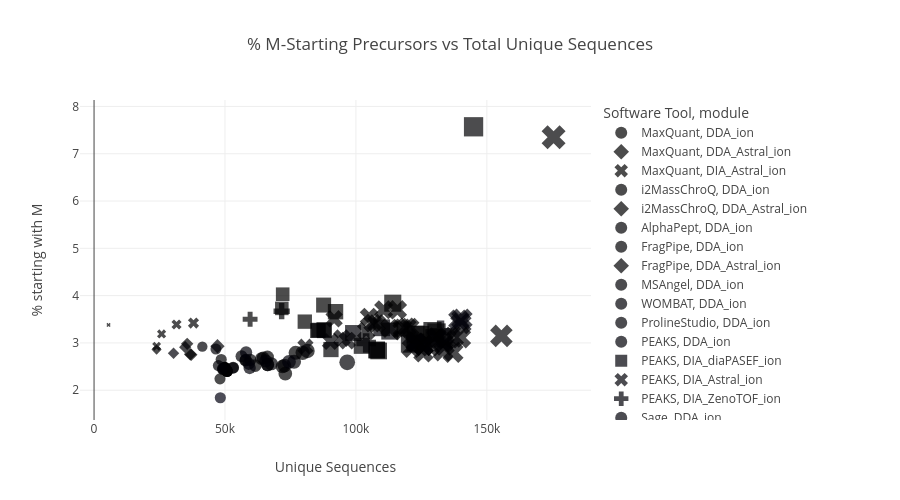

Notebook code cell kept with this figure:
### Code cell
# Visualization: scatter of % M-starting vs total precursors
if not results_df.empty:
    fig = px.scatter(
        results_df,
        x="unique_sequences",
        y="pct_starts_M",
        color="software_name",
        symbol="module",
        title="% M-Starting Precursors vs Total Unique Sequences",
        labels={
            "unique_sequences": "Unique Sequences",
            "pct_starts_M": "% starting with M",
            "software_name": "Software Tool",
        },
        hover_data=["id", "software_version"],
        size="total_precursors",
        size_max=15,
    )
    fig.update_layout(height=500)
    fig.show()

### Figure 1 — Plotly figure (JSON) as saved in the notebook; plotly's stock layout.template omitted (floating-point values rounded to 4 significant figures)
{"data": [{"customdata": [["MaxQuant_20250605_124520", "2.5.1.0"], ["MaxQuant_20250610_104137", "2.3.1.0"], ["MaxQuant_20250610_104638", "1.5.8.2"], ["MaxQuant_20250605_124721", "2.1.3.0"], ["MaxQuant_20250610_105213", "2.1.4.0"], ["MaxQuant_20250605_075813", "1.5.8.2"], ["MaxQuant_20250610_111155", "1.6.3.3"], ["MaxQuant_20250605_123350", "2.1.3.0"], ["MaxQuant_20250610_112113", "2.1.4.0"], ["MaxQuant_20250610_112438", "1.5.2.8"], ["MaxQuant_20250605_082248", "2.1.3.0"], ["MaxQuant_20250605_082439", "2.4.13.0"], ["MaxQuant_20250605_123112", "1.5.3.30"], ["MaxQuant_20250605_121216", "1.5.3.30"], ["MaxQuant_20250605_122203", "1.5.3.30"]], "hovertemplate": "Software Tool=MaxQuant<br>module=DDA_ion<br>Unique Sequences=%{x}<br>% starting with M=%{y}<br>total_precursors=%{marker.size}<br>id=%{customdata[0]}<br>software_version=%{customdata[1]}<extra></extra>", "legendgroup": "MaxQuant, DDA_ion", "marker": {"color": "#000001", "size": [49811, 49848, 49184, 49847, 49847, 49250, 49870, 50235, 49848, 50692, 49846, 48089, 50836, 50845, 50818], "sizemode": "area", "sizeref": 779.9, "symbol": "circle"}, "mode": "markers", "name": "MaxQuant, DDA_ion", "orientation": "v", "showlegend": true, "type": "scatter", "x": [49811, 49848, 49184, 49847, 49847, 49250, 49870, 50235, 49848, 50692, 49846, 48089, 50836, 50845, 50818], "xaxis": "x", "y": [2.46, 2.47, 2.44, 2.47, 2.47, 2.45, 2.48, 2.47, 2.47, 2.4, 2.47, 2.24, 2.4, 2.4, 2.4], "yaxis": "y"}, {"customdata": [["MaxQuant_20250610_093708", "2.6.7.0"]], "hovertemplate": "Software Tool=MaxQuant<br>module=DDA_Astral_ion<br>Unique Sequences=%{x}<br>% starting with M=%{y}<br>total_precursors=%{marker.size}<br>id=%{customdata[0]}<br>software_version=%{customdata[1]}<extra></extra>", "legendgroup": "MaxQuant, DDA_Astral_ion", "marker": {"color": "#000001", "size": [23869], "sizemode": "area", "sizeref": 779.9, "symbol": "diamond"}, "mode": "markers", "name": "MaxQuant, DDA_Astral_ion", "orientation": "v", "showlegend": true, "type": "scatter", "x": [23869], "xaxis": "x", "y": [2.86], "yaxis": "y"}, {"customdata": [["MaxQuant_20250605_175429", "2.6.3.0"]], "hovertemplate": "Software Tool=MaxQuant<br>module=DIA_Astral_ion<br>Unique Sequences=%{x}<br>% starting with M=%{y}<br>total_precursors=%{marker.size}<br>id=%{customdata[0]}<br>software_version=%{customdata[1]}<extra></extra>", "legendgroup": "MaxQuant, DIA_Astral_ion", "marker": {"color": "#000001", "size": [23890], "sizemode": "area", "sizeref": 779.9, "symbol": "x"}, "mode": "markers", "name": "MaxQuant, DIA_Astral_ion", "orientation": "v", "showlegend": true, "type": "scatter", "x": [23890], "xaxis": "x", "y": [2.93], "yaxis": "y"}, {"customdata": [["i2MassChroQ_20250610_104346", "1.0.16"], ["i2MassChroQ_20250605_074554", "1.2.0"], ["i2MassChroQ_20250610_105416", "1.2.0"], ["i2MassChroQ_20250610_113133", "1.0.18"], ["i2MassChroQ_20250605_074845", "1.2.1"], ["i2MassChroQ_20250605_080150", "1.0.18"], ["i2MassChroQ_20250605_081304", "1.2.4"], ["i2MassChroQ_20250610_112700", "1.2.1"], ["i2MassChroQ_20250605_115901", "1.2.1"], ["i2MassChroQ_20250605_121354", "1.0.16"]], "hovertemplate": "Software Tool=i2MassChroQ<br>module=DDA_ion<br>Unique Sequences=%{x}<br>% starting with M=%{y}<br>total_precursors=%{marker.size}<br>id=%{customdata[0]}<br>software_version=%{customdata[1]}<extra></extra>", "legendgroup": "i2MassChroQ, DDA_ion", "marker": {"color": "#000002", "size": [76957, 72701, 71930, 73030, 79650, 66206, 61566, 63904, 64602, 81501], "sizemode": "area", "sizeref": 779.9, "symbol": "circle"}, "mode": "markers", "name": "i2MassChroQ, DDA_ion", "orientation": "v", "showlegend": true, "type": "scatter", "x": [76957, 72701, 71930, 73030, 79650, 66206, 61566, 63904, 64602, 81501], "xaxis": "x", "y": [2.79, 2.52, 2.5, 2.35, 2.79, 2.7, 2.52, 2.67, 2.68, 2.83], "yaxis": "y"}, {"customdata": [["i2MassChroQ_20250826_072517", "1.2.6"], ["i2MassChroQ_20250912_065446", "1.2.9"], ["i2MassChroQ_20250611_051253", "1.2.5"]], "hovertemplate": "Software Tool=i2MassChroQ<br>module=DDA_Astral_ion<br>Unique Sequences=%{x}<br>% starting with M=%{y}<br>total_precursors=%{marker.size}<br>id=%{customdata[0]}<br>software_version=%{customdata[1]}<extra></extra>", "legendgroup": "i2MassChroQ, DDA_Astral_ion", "marker": {"color": "#000002", "size": [37093, 36707, 35560], "sizemode": "area", "sizeref": 779.9, "symbol": "diamond"}, "mode": "markers", "name": "i2MassChroQ, DDA_Astral_ion", "orientation": "v", "showlegend": true, "type": "scatter", "x": [37093, 36707, 35560], "xaxis": "x", "y": [2.75, 2.76, 2.98], "yaxis": "y"}, {"customdata": [["AlphaPept_20250605_073532", "0.5.0"], ["AlphaPept_20250613_085126", "0.5.3"], ["AlphaPept_20250605_121806", "0.5.0"], ["AlphaPept_20250605_122421", "0.5.3"]], "hovertemplate": "Software Tool=AlphaPept<br>module=DDA_ion<br>Unique Sequences=%{x}<br>% starting with M=%{y}<br>total_precursors=%{marker.size}<br>id=%{customdata[0]}<br>software_version=%{customdata[1]}<extra></extra>", "legendgroup": "AlphaPept, DDA_ion", "marker": {"color": "#000003", "size": [59608, 57837, 48559, 57934], "sizemode": "area", "sizeref": 779.9, "symbol": "circle"}, "mode": "markers", "name": "AlphaPept, DDA_ion", "orientation": "v", "showlegend": true, "type": "scatter", "x": [59608, 57837, 48559, 57934], "xaxis": "x", "y": [2.64, 2.63, 2.65, 2.64], "yaxis": "y"}, {"customdata": [["FragPipe_20250605_152448", "23.0"], ["FragPipe_20250605_125823", "22.0"], ["FragPipe_20250610_105602", "22.0"], ["FragPipe_20250605_124903", "22.0"], ["FragPipe_20250605_125217", "22.1-build02"], ["FragPipe_20250605_125705", "22.1-build02"], ["FragPipe_20250621_141134", "23.0"]], "hovertemplate": "Software Tool=FragPipe<br>module=DDA_ion<br>Unique Sequences=%{x}<br>% starting with M=%{y}<br>total_precursors=%{marker.size}<br>id=%{customdata[0]}<br>software_version=%{customdata[1]}<extra></extra>", "legendgroup": "FragPipe, DDA_ion", "marker": {"color": "#000004", "size": [76365, 67686, 66268, 66268, 53122, 53071, 96672], "sizemode": "area", "sizeref": 779.9, "symbol": "circle"}, "mode": "markers", "name": "FragPipe, DDA_ion", "orientation": "v", "showlegend": true, "type": "scatter", "x": [76365, 67686, 66268, 66268, 53122, 53071, 96672], "xaxis": "x", "y": [2.6, 2.56, 2.54, 2.54, 2.48, 2.47, 2.59], "yaxis": "y"}, {"customdata": [["FragPipe_20250610_094130", "23.0"], ["FragPipe_20250610_093940", "22.1-build02"]], "hovertemplate": "Software Tool=FragPipe<br>module=DDA_Astral_ion<br>Unique Sequences=%{x}<br>% starting with M=%{y}<br>total_precursors=%{marker.size}<br>id=%{customdata[0]}<br>software_version=%{customdata[1]}<extra></extra>", "legendgroup": "FragPipe, DDA_Astral_ion", "marker": {"color": "#000004", "size": [47131, 34796], "sizemode": "area", "sizeref": 779.9, "symbol": "diamond"}, "mode": "markers", "name": "FragPipe, DDA_Astral_ion", "orientation": "v", "showlegend": true, "type": "scatter", "x": [47131, 34796], "xaxis": "x", "y": [2.93, 2.91], "yaxis": "y"}, {"customdata": [["MSAngel_20250605_074024", "2.2.10"]], "hovertemplate": "Software Tool=MSAngel<br>module=DDA_ion<br>Unique Sequences=%{x}<br>% starting with M=%{y}<br>total_precursors=%{marker.size}<br>id=%{customdata[0]}<br>software_version=%{customdata[1]}<extra></extra>", "legendgroup": "MSAngel, DDA_ion", "marker": {"color": "#000005", "size": [65553], "sizemode": "area", "sizeref": 779.9, "symbol": "circle"}, "mode": "markers", "name": "MSAngel, DDA_ion", "orientation": "v", "showlegend": true, "type": "scatter", "x": [65553], "xaxis": "x", "y": [2.62], "yaxis": "y"}, {"customdata": [["WOMBAT_20250605_075042", "0.9.11"], ["WOMBAT_20250610_110345", "0.9.11"], ["WOMBAT_20250610_110830", "0.9.11"], ["WOMBAT_20250610_111003", "0.9.11"], ["WOMBAT_20250605_083310", "0.9.11"]], "hovertemplate": "Software Tool=WOMBAT<br>module=DDA_ion<br>Unique Sequences=%{x}<br>% starting with M=%{y}<br>total_precursors=%{marker.size}<br>id=%{customdata[0]}<br>software_version=%{customdata[1]}<extra></extra>", "legendgroup": "WOMBAT, DDA_ion", "marker": {"color": "#000006", "size": [46540, 41350, 47469, 49106, 56318], "sizemode": "area", "sizeref": 779.9, "symbol": "circle"}, "mode": "markers", "name": "WOMBAT, DDA_ion", "orientation": "v", "showlegend": true, "type": "scatter", "x": [46540, 41350, 47469, 49106, 56318], "xaxis": "x", "y": [2.87, 2.92, 2.52, 2.46, 2.72], "yaxis": "y"}, {"customdata": [["ProlineStudio_20250605_122005", "2.3.0-SNAPSHOT_2024-09-11T06:45:20Z_jenkins"]], "hovertemplate": "Software Tool=ProlineStudio<br>module=DDA_ion<br>Unique Sequences=%{x}<br>% starting with M=%{y}<br>total_precursors=%{marker.size}<br>id=%{customdata[0]}<br>software_version=%{customdata[1]}<extra></extra>", "legendgroup": "ProlineStudio, DDA_ion", "marker": {"color": "#000007", "size": [59062], "sizemode": "area", "sizeref": 779.9, "symbol": "circle"}, "mode": "markers", "name": "ProlineStudio, DDA_ion", "orientation": "v", "showlegend": true, "type": "scatter", "x": [59062], "xaxis": "x", "y": [2.56], "yaxis": "y"}, {"customdata": [["PEAKS_20250605_153848", "13 20250520"]], "hovertemplate": "Software Tool=PEAKS<br>module=DDA_ion<br>Unique Sequences=%{x}<br>% starting with M=%{y}<br>total_precursors=%{marker.size}<br>id=%{customdata[0]}<br>software_version=%{customdata[1]}<extra></extra>", "legendgroup": "PEAKS, DDA_ion", "marker": {"color": "#000008", "size": [74435], "sizemode": "area", "sizeref": 779.9, "symbol": "circle"}, "mode": "markers", "name": "PEAKS, DDA_ion", "orientation": "v", "showlegend": true, "type": "scatter", "x": [74435], "xaxis": "x", "y": [2.6], "yaxis": "y"}, {"customdata": [["PEAKS_20250714_150458", "13 20250520"], ["PEAKS_20250611_082043", null], ["PEAKS_20250609_153728", "13 20250520"]], "hovertemplate": "Software Tool=PEAKS<br>module=DIA_diaPASEF_ion<br>Unique Sequences=%{x}<br>% starting with M=%{y}<br>total_precursors=%{marker.size}<br>id=%{customdata[0]}<br>software_version=%{customdata[1]}<extra></extra>", "legendgroup": "PEAKS, DIA_diaPASEF_ion", "marker": {"color": "#000008", "size": [112925, 98885, 109818], "sizemode": "area", "sizeref": 779.9, "symbol": "square"}, "mode": "markers", "name": "PEAKS, DIA_diaPASEF_ion", "orientation": "v", "showlegend": true, "type": "scatter", "x": [112925, 98885, 109818], "xaxis": "x", "y": [3.25, 3.21, 3.32], "yaxis": "y"}, {"customdata": [["PEAKS_20250708_083031", "13 20250520"], ["PEAKS_20250605_172158", "13 20250515"], ["PEAKS_20250608_161554", "13 20250520"]], "hovertemplate": "Software Tool=PEAKS<br>module=DIA_Astral_ion<br>Unique Sequences=%{x}<br>% starting with M=%{y}<br>total_precursors=%{marker.size}<br>id=%{customdata[0]}<br>software_version=%{customdata[1]}<extra></extra>", "legendgroup": "PEAKS, DIA_Astral_ion", "marker": {"color": "#000008", "size": [140083, 140472, 139295], "sizemode": "area", "sizeref": 779.9, "symbol": "x"}, "mode": "markers", "name": "PEAKS, DIA_Astral_ion", "orientation": "v", "showlegend": true, "type": "scatter", "x": [140083, 140472, 139295], "xaxis": "x", "y": [3.41, 3.5, 3.48], "yaxis": "y"}, {"customdata": [["PEAKS_20251030_120709", "13 20250520"]], "hovertemplate": "Software Tool=PEAKS<br>module=DIA_ZenoTOF_ion<br>Unique Sequences=%{x}<br>% starting with M=%{y}<br>total_precursors=%{marker.size}<br>id=%{customdata[0]}<br>software_version=%{customdata[1]}<extra></extra>", "legendgroup": "PEAKS, DIA_ZenoTOF_ion", "marker": {"color": "#000008", "size": [132330], "sizemode": "area", "sizeref": 779.9, "symbol": "cross"}, "mode": "markers", "name": "PEAKS, DIA_ZenoTOF_ion", "orientation": "v", "showlegend": true, "type": "scatter", "x": [132330], "xaxis": "x", "y": [3.24], "yaxis": "y"}, {"customdata": [["Sage_20251001_124807", "0.14.6"], ["Sage_20251001_114423", "0.14.6"]], "hovertemplate": "Software Tool=Sage<br>module=DDA_ion<br>Unique Sequences=%{x}<br>% starting with M=%{y}<br>total_precursors=%{marker.size}<br>id=%{customdata[0]}<br>software_version=%{customdata[1]}<extra></extra>", "legendgroup": "Sage, DDA_ion", "marker": {"color": "#000009", "size": [58064, 59421], "sizemode": "area", "sizeref": 779.9, "symbol": "circle"}, "mode": "markers", "name": "Sage, DDA_ion", "orientation": "v", "showlegend": true, "type": "scatter", "x": [58064, 59421], "xaxis": "x", "y": [2.8, 2.47], "yaxis": "y"}, {"customdata": [["Sage_20250624_132250", "0.14.6"]], "hovertemplate": "Software Tool=Sage<br>module=DDA_Astral_ion<br>Unique Sequences=%{x}<br>% starting with M=%{y}<br>total_precursors=%{marker.size}<br>id=%{customdata[0]}<br>software_version=%{customdata[1]}<extra></extra>", "legendgroup": "Sage, DDA_Astral_ion", "marker": {"color": "#000009", "size": [30351], "sizemode": "area", "sizeref": 779.9, "symbol": "diamond"}, "mode": "markers", "name": "Sage, DDA_Astral_ion", "orientation": "v", "showlegend": true, "type": "scatter", "x": [30351], "xaxis": "x", "y": [2.78], "yaxis": "y"}, {"customdata": [["quantms_20250605_083603", "v1.3.1dev-g70337bc"]], "hovertemplate": "Software Tool=quantms<br>module=DDA_ion<br>Unique Sequences=%{x}<br>% starting with M=%{y}<br>total_precursors=%{marker.size}<br>id=%{customdata[0]}<br>software_version=%{customdata[1]}<extra></extra>", "legendgroup": "quantms, DDA_ion", "marker": {"color": "#000010", "size": [48224], "sizemode": "area", "sizeref": 779.9, "symbol": "circle"}, "mode": "markers", "name": "quantms, DDA_ion", "orientation": "v", "showlegend": true, "type": "scatter", "x": [48224], "xaxis": "x", "y": [1.84], "yaxis": "y"}, {"customdata": [["AlphaDIA_20251027_153904", "1.12.1"], ["AlphaDIA_20250610_092314", "1.10.3"], ["AlphaDIA_20250610_091313", "1.10.3"], ["AlphaDIA_20251027_153616", "1.12.1"], ["AlphaDIA_20251027_154327", "1.12.1"], ["AlphaDIA_20250714_155427", "1.10.4-dev0"]], "hovertemplate": "Software Tool=AlphaDIA<br>module=DIA_diaPASEF_ion<br>Unique Sequences=%{x}<br>% starting with M=%{y}<br>total_precursors=%{marker.size}<br>id=%{customdata[0]}<br>software_version=%{customdata[1]}<extra></extra>", "legendgroup": "AlphaDIA, DIA_diaPASEF_ion", "marker": {"color": "#000001", "size": [87659, 114060, 80469, 71702, 72028, 92212], "sizemode": "area", "sizeref": 779.9, "symbol": "square"}, "mode": "markers", "name": "AlphaDIA, DIA_diaPASEF_ion", "orientation": "v", "showlegend": true, "type": "scatter", "x": [87659, 114060, 80469, 71702, 72028, 92212], "xaxis": "x", "y": [3.8, 3.84, 3.45, 3.73, 4.03, 3.66], "yaxis": "y"}, {"customdata": [["AlphaDIA_20250704_110414", "1.10.4-dev0"], ["AlphaDIA_20250605_170349", "1.10.3"], ["AlphaDIA_20251017_120515", "1.12.1"], ["AlphaDIA_20250627_150126", "1.10.4-dev0"], ["AlphaDIA_20250605_164604", "1.10.3"], ["AlphaDIA_20251017_121403", "1.12.1"], ["AlphaDIA_20250605_170458", "1.10.3"], ["AlphaDIA_20251017_120858", "1.12.1"]], "hovertemplate": "Software Tool=AlphaDIA<br>module=DIA_Astral_ion<br>Unique Sequences=%{x}<br>% starting with M=%{y}<br>total_precursors=%{marker.size}<br>id=%{customdata[0]}<br>software_version=%{customdata[1]}<extra></extra>", "legendgroup": "AlphaDIA, DIA_Astral_ion", "marker": {"color": "#000001", "size": [105002, 25788, 91675, 106376, 37968, 115816, 31495, 110569], "sizemode": "area", "sizeref": 779.9, "symbol": "x"}, "mode": "markers", "name": "AlphaDIA, DIA_Astral_ion", "orientation": "v", "showlegend": true, "type": "scatter", "x": [105002, 25788, 91675, 106376, 37968, 115816, 31495, 110569], "xaxis": "x", "y": [3.55, 3.19, 3.51, 3.42, 3.42, 3.7, 3.39, 3.7], "yaxis": "y"}, {"customdata": [["AlphaDIA_20251031_073039", "1.12.2"], ["AlphaDIA_20251031_115451", "1.12.1"]], "hovertemplate": "Software Tool=AlphaDIA<br>module=DIA_ZenoTOF_ion<br>Unique Sequences=%{x}<br>% starting with M=%{y}<br>total_precursors=%{marker.size}<br>id=%{customdata[0]}<br>software_version=%{customdata[1]}<extra></extra>", "legendgroup": "AlphaDIA, DIA_ZenoTOF_ion", "marker": {"color": "#000001", "size": [59590, 71637], "sizemode": "area", "sizeref": 779.9, "symbol": "cross"}, "mode": "markers", "name": "AlphaDIA, DIA_ZenoTOF_ion", "orientation": "v", "showlegend": true, "type": "scatter", "x": [59590, 71637], "xaxis": "x", "y": [3.5, 3.67], "yaxis": "y"}, {"customdata": [["Spectronaut_20250609_135453", "19.5.241126.62635"], ["Spectronaut_20250707_180234", "20.0.250606.92449"], ["Spectronaut_20250711_075200", "20.0.250606.92449"], ["Spectronaut_20250609_150938", "19.5.241126.62635"], ["Spectronaut_20250709_075205", "20.0.250606.92449"]], "hovertemplate": "Software Tool=Spectronaut<br>module=DIA_diaPASEF_ion<br>Unique Sequences=%{x}<br>% starting with M=%{y}<br>total_precursors=%{marker.size}<br>id=%{customdata[0]}<br>software_version=%{customdata[1]}<extra></extra>", "legendgroup": "Spectronaut, DIA_diaPASEF_ion", "marker": {"color": "#000002", "size": [129230, 124534, 122764, 130768, 129979], "sizemode": "area", "sizeref": 779.9, "symbol": "square"}, "mode": "markers", "name": "Spectronaut, DIA_diaPASEF_ion", "orientation": "v", "showlegend": true, "type": "scatter", "x": [129230, 124534, 122764, 130768, 129979], "xaxis": "x", "y": [3.25, 3.17, 3.18, 3.22, 3.1], "yaxis": "y"}, {"customdata": [["Spectronaut_20250605_171849", "19.9.250512.62635"], ["Spectronaut_20250707_115202", "20.0.250606.92449"], ["Spectronaut_20260226_080505", "20.4.260109.92449"], ["Spectronaut_20250605_171429", "19.5.241126.62635"], ["Spectronaut_20250605_172539", "19.5.241126.62635"], ["Spectronaut_20250710_073727", "20.0.250606.92449"]], "hovertemplate": "Software Tool=Spectronaut<br>module=DIA_Astral_ion<br>Unique Sequences=%{x}<br>% starting with M=%{y}<br>total_precursors=%{marker.size}<br>id=%{customdata[0]}<br>software_version=%{customdata[1]}<extra></extra>", "legendgroup": "Spectronaut, DIA_Astral_ion", "marker": {"color": "#000002", "size": [120479, 107875, 117652, 119380, 117769, 112922], "sizemode": "area", "sizeref": 779.9, "symbol": "x"}, "mode": "markers", "name": "Spectronaut, DIA_Astral_ion", "orientation": "v", "showlegend": true, "type": "scatter", "x": [120479, 107875, 117652, 119380, 117769, 112922], "xaxis": "x", "y": [3.32, 3.41, 3.26, 3.33, 3.31, 3.31], "yaxis": "y"}, {"customdata": [["DIA-NN_20251027_131714", "1.9.2"], ["DIA-NN_20251027_131002", "2.2.0 Academia "], ["DIA-NN_20251027_132452", "1.9.1"], ["DIA-NN_20251027_130740", "1.7.16"], ["DIA-NN_20251027_132937", "1.9.2"], ["DIA-NN_20251027_132217", "1.8"], ["DIA-NN_20251027_133143", "1.9.2"], ["DIA-NN_20251027_133651", "2.0 Academia "]], "hovertemplate": "Software Tool=DIA-NN<br>module=DIA_diaPASEF_ion<br>Unique Sequences=%{x}<br>% starting with M=%{y}<br>total_precursors=%{marker.size}<br>id=%{customdata[0]}<br>software_version=%{customdata[1]}<extra></extra>", "legendgroup": "DIA-NN, DIA_diaPASEF_ion", "marker": {"color": "#000003", "size": [107961, 122710, 144914, 90463, 108672, 102260, 107961, 120520], "sizemode": "area", "sizeref": 779.9, "symbol": "square"}, "mode": "markers", "name": "DIA-NN, DIA_diaPASEF_ion", "orientation": "v", "showlegend": true, "type": "scatter", "x": [107961, 122710, 144914, 90463, 108672, 102260, 107961, 120520], "xaxis": "x", "y": [2.85, 3.01, 7.57, 2.86, 2.83, 2.94, 2.85, 2.98], "yaxis": "y"}, {"customdata": [["DIA-NN_20251027_125531", "1.7.16"], ["DIA-NN_20251027_104249", "1.9.2"], ["DIA-NN_20251027_120023", "2.0 Academia "], ["DIA-NN_20251027_121448", "2.2.0 Academia "], ["DIA-NN_20251027_114132", "1.9.2"], ["DIA-NN_20251027_115800", "1.9.1"], ["DIA-NN_20260128_103531", "2.3.0 Academia "], ["DIA-NN_20251027_115235", "1.9.2"], ["DIA-NN_20251027_123527", "1.9.2"], ["DIA-NN_20251027_122043", "2.1.0 Academia "], ["DIA-NN_20251027_120754", "2.2.0 Academia "], ["DIA-NN_20260107_154840", "2.3.0 Academia "], ["DIA-NN_20251027_120524", "2.3.0 Academia "], ["DIA-NN_20251027_114513", "1.9.2"], ["DIA-NN_20251027_123747", "1.9.2"], ["DIA-NN_20251027_123139", "2.2.0 Academia "], ["DIA-NN_20260217_114753", "2.3.2 Academia "], ["DIA-NN_20251027_115511", "2.2.0 Academia "], ["DIA-NN_20251113_143358", "2.3.0 Academia "], ["DIA-NN_20251027_121015", "1.9.2"], ["DIA-NN_20251027_121244", "1.9.2"]], "hovertemplate": "Software Tool=DIA-NN<br>module=DIA_Astral_ion<br>Unique Sequences=%{x}<br>% starting with M=%{y}<br>total_precursors=%{marker.size}<br>id=%{customdata[0]}<br>software_version=%{customdata[1]}<extra></extra>", "legendgroup": "DIA-NN, DIA_Astral_ion", "marker": {"color": "#000003", "size": [128222, 125841, 130787, 137222, 125841, 175476, 5535, 125841, 122706, 125761, 133276, 139895, 103925, 123033, 133751, 134412, 133244, 155538, 137048, 121275, 80720], "sizemode": "area", "sizeref": 779.9, "symbol": "x"}, "mode": "markers", "name": "DIA-NN, DIA_Astral_ion", "orientation": "v", "showlegend": true, "type": "scatter", "x": [128222, 125841, 130787, 137222, 125841, 175476, 5535, 125841, 122706, 125761, 133276, 139895, 103925, 123033, 133751, 134412, 133244, 155538, 137048, 121275, 80720], "xaxis": "x", "y": [2.93, 2.94, 3.11, 3.12, 2.94, 7.35, 3.38, 2.94, 3.01, 2.8, 3.01, 3.11, 3.25, 3.01, 2.95, 3.08, 2.83, 3.15, 2.8, 2.89, 2.92], "yaxis": "y"}, {"customdata": [["DIA-NN_20251030_120545", "2.1.0 Academia "]], "hovertemplate": "Software Tool=DIA-NN<br>module=DIA_ZenoTOF_ion<br>Unique Sequences=%{x}<br>% starting with M=%{y}<br>total_precursors=%{marker.size}<br>id=%{customdata[0]}<br>software_version=%{customdata[1]}<extra></extra>", "legendgroup": "DIA-NN, DIA_ZenoTOF_ion", "marker": {"color": "#000003", "size": [103911], "sizemode": "area", "sizeref": 779.9, "symbol": "cross"}, "mode": "markers", "name": "DIA-NN, DIA_ZenoTOF_ion", "orientation": "v", "showlegend": true, "type": "scatter", "x": [103911], "xaxis": "x", "y": [3.0], "yaxis": "y"}, {"customdata": [["FragPipe (DIA-NN quant)_20251027_132715", "23.0"], ["FragPipe (DIA-NN quant)_20251027_131430", "22.0"], ["FragPipe (DIA-NN quant)_20251027_131212", "22.0"], ["FragPipe (DIA-NN quant)_20251027_133359", "23.0"]], "hovertemplate": "Software Tool=FragPipe (DIA-NN quant)<br>module=DIA_diaPASEF_ion<br>Unique Sequences=%{x}<br>% starting with M=%{y}<br>total_precursors=%{marker.size}<br>id=%{customdata[0]}<br>software_version=%{customdata[1]}<extra></extra>", "legendgroup": "FragPipe (DIA-NN quant), DIA_diaPASEF_ion", "marker": {"color": "#000004", "size": [87943, 85328, 85738, 87778], "sizemode": "area", "sizeref": 779.9, "symbol": "square"}, "mode": "markers", "name": "FragPipe (DIA-NN quant), DIA_diaPASEF_ion", "orientation": "v", "showlegend": true, "type": "scatter", "x": [87943, 85328, 85738, 87778], "xaxis": "x", "y": [3.26, 3.26, 3.27, 3.28], "yaxis": "y"}, {"customdata": [["FragPipe (DIA-NN quant)_20251027_114904", "23.0"], ["FragPipe (DIA-NN quant)_20251027_124759", "22.0"], ["FragPipe (DIA-NN quant)_20251027_120307", "23.0"]], "hovertemplate": "Software Tool=FragPipe (DIA-NN quant)<br>module=DIA_Astral_ion<br>Unique Sequences=%{x}<br>% starting with M=%{y}<br>total_precursors=%{marker.size}<br>id=%{customdata[0]}<br>software_version=%{customdata[1]}<extra></extra>", "legendgroup": "FragPipe (DIA-NN quant), DIA_Astral_ion", "marker": {"color": "#000004", "size": [96671, 90251, 94644], "sizemode": "area", "sizeref": 779.9, "symbol": "x"}, "mode": "markers", "name": "FragPipe (DIA-NN quant), DIA_Astral_ion", "orientation": "v", "showlegend": true, "type": "scatter", "x": [96671, 90251, 94644], "xaxis": "x", "y": [3.05, 3.03, 3.1], "yaxis": "y"}], "layout": {"height": 500, "legend": {"itemsizing": "constant", "title": {"text": "Software Tool, module"}, "tracegroupgap": 0}, "title": {"text": "% M-Starting Precursors vs Total Unique Sequences"}, "xaxis": {"anchor": "y", "domain": [0, 1], "title": {"text": "Unique Sequences"}}, "yaxis": {"anchor": "x", "domain": [0, 1], "title": {"text": "% starting with M"}}}}
